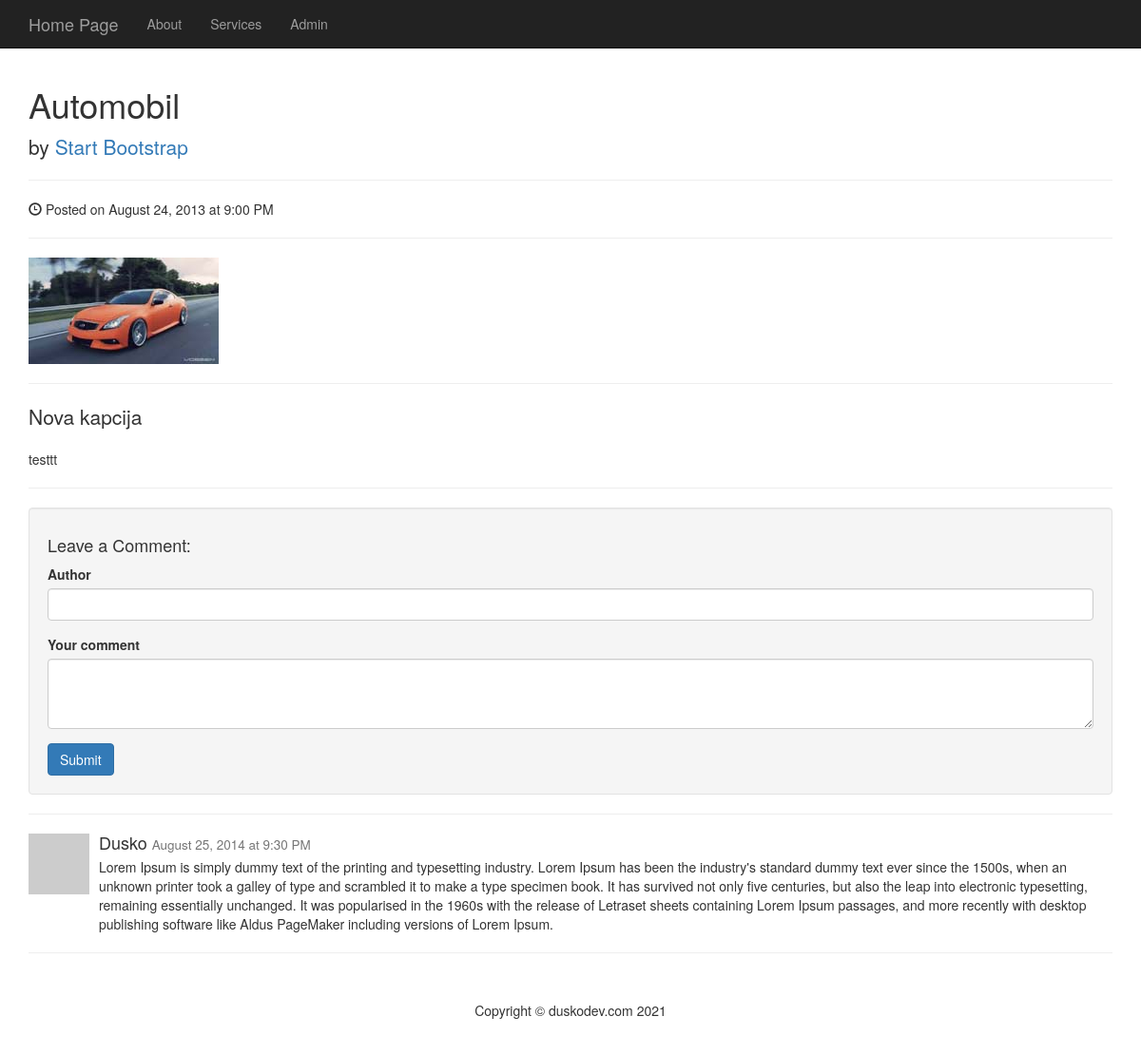
The app's page /photo.php?id=12 with its own data.
### tables this page shows
CREATE TABLE `photos` (
  `id` int(11) NOT NULL,
  `title` varchar(255) NOT NULL,
  `caption` varchar(255) NOT NULL,
  `description` text NOT NULL,
  `filename` varchar(255) NOT NULL,
  `alternate_text` varchar(255) NOT NULL,
  `type` varchar(255) NOT NULL,
  `size` int(11) NOT NULL,
  `user_id` int(11) NOT NULL
);

CREATE TABLE `comments` (
  `id` int(11) NOT NULL,
  `photo_id` int(11) NOT NULL,
  `author` varchar(255) NOT NULL,
  `body` text NOT NULL
);

### admin/includes/functions.php (called while the page is built, shortened)
<?php
function classAutoLoader($class){
$class = strtolower($class);
$the_path = "includes/{$class}.php";
}
 ?>

### admin/includes/database.php (called while the page is built, shortened)
<?php
class Database {
	public $db;
	function __construct(){
		$this->db = $this->open_db_connection();
	}
	public function open_db_connection(){
		$this->connection = new mysqli(DB_HOST, DB_USER, DB_PASSWORD, DB_NAME);
		return $this->connection;
	}
	public function query($sql){
		$result = $this->db->query($sql);
		return $result;
	}
	public function escape_string($string){
		return $this->db->real_escape_string($string);
		return $escaped_string;
	}
}
$database = new Database();
?>

### admin/includes/db_object.php (called while the page is built, shortened)
<?php
class Db_object{
protected static $db_table = "users";
public static function find_by_id($id){
	$the_result_array = static::find_by_query("SELECT * FROM " .static::$db_table . " WHERE id = $id LIMIT 1");
	return !empty($the_result_array) ? array_shift($the_result_array) : false;
}
public static function find_by_query($sql){
	global $database;
	$result_set = $database->query($sql);
	$the_object_array = array();
	while ($row = mysqli_fetch_array($result_set)) {
		$the_object_array[] = static::instantation($row);
	}
	return $the_object_array;
}
public static function instantation($the_record){
	$the_object = new $calling_class;
foreach ($the_record as $the_attribute => $value) {
if($the_object->has_the_attribute($the_attribute)){
	$the_object->$the_attribute = $value;
}
}
	return $the_object;
}
private function has_the_attribute($the_attribute){
$object_properties = get_object_vars($this);
return array_key_exists($the_attribute, $object_properties);
}
}
?>

### admin/includes/photo.php (called while the page is built, shortened)
<?php
class Photo extends Db_object {
	public $filename;
	public $upload_directory = "images";
public function picture_path(){
	return $this->upload_directory.DS.$this->filename;
}
}
?>

### admin/includes/comment.php (called while the page is built, shortened)
<?php
class Comment extends Db_object {
	protected static $db_table = "comments";
	public static function find_the_comments($photo_id=0){
		global $database;
		$sql = "SELECT * FROM " . self::$db_table;
		$sql .= " WHERE photo_id = " . $database->escape_string($photo_id);
		$sql .= " ORDER BY photo_id ASC";
		return self::find_by_query($sql);
	}
}
?>

### photo.php (the view, shortened to what this page needs)
<?php include("includes/header.php"); ?>
<?php
$photo = Photo::find_by_id($_GET['id']);
$comments = Comment::find_the_comments($photo->id);
?>
        <div class="row">
            <div class="col-lg-12">
                <h1><?php echo $photo->title; ?></h1>
                <p class="lead">
                    by <a href="#">Start Bootstrap</a>
                </p>
                <hr>
                <p><span class="glyphicon glyphicon-time"></span> Posted on August 24, 2013 at 9:00 PM</p>
                <hr>
                <img class="img-responsive" src="admin/<?php echo $photo->picture_path(); ?>" alt="<?php echo $photo->alternative_text; ?>">
                <hr>
                <p class="lead"><?php echo $photo->caption; ?></p>
                <p><?php echo $photo->description; ?></p>
                <hr>
                <div class="well">
                    <h4>Leave a Comment:</h4>
                    <form role="form" method="POST">
                        <div class="form-group">
                            <label for="author" >Author</label>
                            <input class="form-control" type="text" name="author" id="author">
                        </div>
                        <div class="form-group">
                            <label for="your_comment" >Your comment</label>
                            <textarea class="form-control" name="body" id="your_comment" rows="3"></textarea>
                        </div>
                        <button type="submit" name="submit" class="btn btn-primary">Submit</button>
                    </form>
                </div>
                <hr>
                        <?php foreach ($comments as $comment) : ?>
                <div class="media">
                    <a class="pull-left" href="#">
                        <img class="media-object" src="http://placehold.it/64x64" alt="">
                    </a>
                    <div class="media-body">
                        <h4 class="media-heading"><?php echo $comment->author; ?>
                            <small>August 25, 2014 at 9:30 PM</small>
                        </h4>
                        <?php echo $comment->body; ?>
                    </div>
                </div>
                    <?php endforeach; ?>
            </div>
        </div>
        <?php include("includes/footer.php"); ?>

### css/blog-home.css (style rules this page uses)
body { padding-top: 70px; }

### records on screen
photos: title "Automobil", filename (picture), caption "Nova kapcija", description "testtt"
comments: author "Dusko", body "Lorem Ipsum is simply dummy text of the printing and typesetting industry. Lorem Ipsum has been the industry's standard dummy text ever since the 1500s, when an unknown printer took a galley of type and scrambled it to make a type specimen book. It has survived not only five centuries, but also the leap into electronic typesetting, remaining essentially unchanged. It was popularised in the 1960s with the release of Letraset sheets containing Lorem Ipsum passages, and more recently with desktop publishing software like Aldus PageMaker including versions of Lorem Ipsum."
